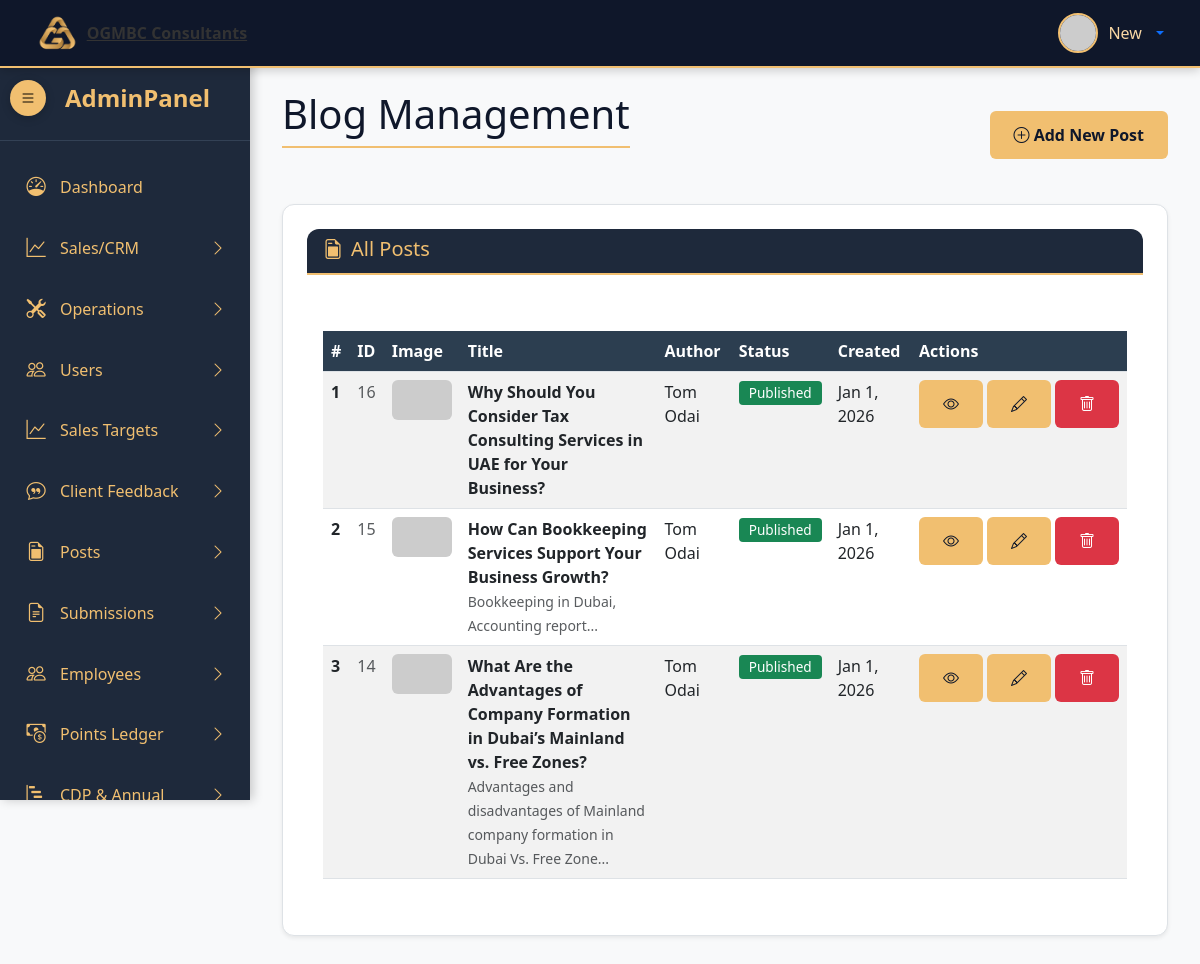
/admin/posts.php (signed in), run on the app's committed database.
### tables this page shows
CREATE TABLE `posts` (
  `post_id` int NOT NULL,
  `post_title` varchar(255) NOT NULL,
  `post_slug` varchar(255) NOT NULL,
  `post_content` text NOT NULL,
  `post_excerpt` text,
  `post_author` int NOT NULL,
  `post_status` enum('published','draft') DEFAULT 'draft',
  `post_image` varchar(255) DEFAULT NULL,
  `meta_title` varchar(255) DEFAULT NULL,
  `meta_description` varchar(255) DEFAULT NULL,
  `meta_keywords` varchar(255) DEFAULT NULL,
  `created_at` datetime DEFAULT CURRENT_TIMESTAMP,
  `updated_at` datetime DEFAULT CURRENT_TIMESTAMP ON UPDATE CURRENT_TIMESTAMP
);

CREATE TABLE `users` (
  `user_id` int NOT NULL,
  `first_name` varchar(50) NOT NULL,
  `last_name` varchar(50) NOT NULL,
  `user_image` varchar(50) NOT NULL,
  `user_role` varchar(20) NOT NULL DEFAULT 'subscriber',
  `role_id` int DEFAULT NULL,
  `type_id` int DEFAULT NULL,
  `user_status` varchar(20) NOT NULL DEFAULT 'active',
  `username` varchar(50) NOT NULL,
  `user_email` varchar(100) NOT NULL,
  `password` varchar(255) NOT NULL,
  `created_at` datetime DEFAULT CURRENT_TIMESTAMP
);

### admin/includes/view_all_posts.php (the view, shortened to what this page needs)
<?php
$sql = "SELECT p.*, u.first_name, u.last_name
        FROM posts p
        LEFT JOIN users u ON p.post_author = u.user_id
        ORDER BY p.created_at DESC";
$result = $connection->query($sql);
?>
<div class="main-content" id="mainContent">
    <div class="container-fluid">
        <div class="d-flex justify-content-between align-items-center mb-4">
            <h1 class="page-title">Blog Management</h1>
            <a href="posts.php?source=add_post" class="btn btn-primary">
                <i class="bi bi-plus-circle"></i> Add New Post
            </a>
        </div>
        <div class="card shadow-sm">
            <div class="card-header">
                <h5 class="mb-0"><i class="bi bi-file-earmark-post me-2"></i>All Posts</h5>
            </div>
            <div class="card-body">
                <div class="table-responsive">
                    <table class="table table-hover table-striped" id="postsTable">
                        <thead>
                            <tr class="table-dark">
                                <th>#</th>
                                <th>ID</th>
                                <th>Image</th>
                                <th>Title</th>
                                <th>Author</th>
                                <th>Status</th>
                                <th>Created</th>
                                <th>Actions</th>
                            </tr>
                        </thead>
                        <tbody>
                            <?php if ($result->num_rows > 0): ?>
                                <?php $serial = 1; while ($post = $result->fetch_assoc()): ?>
                                    <tr>
                                        <td class="fw-bold"><?php echo $serial++; ?></td>
                                        <td class="text-muted"><?php echo $post['post_id']; ?></td>
                                        <td>
                                            <?php
                                            $image_url = (!empty($post['post_image']) && file_exists("../uploads/posts/" . $post['post_image']))
                                                ? "../uploads/posts/" . $post['post_image']
                                                : "https://via.placeholder.com/60x40/f1bf70/0f172a?text=Post";
                                            ?>
                                            <img src="<?php echo $image_url; ?>" class="rounded" width="60" height="40">
                                        </td>
                                        <td>
                                            <strong><?php echo htmlspecialchars($post['post_title']); ?></strong>
                                            <?php if (!empty($post['post_excerpt'])): ?>
                                                <br><small class="text-muted">
                                                    <?php echo htmlspecialchars(substr($post['post_excerpt'], 0, 100)); ?>...
                                                </small>
                                            <?php endif; ?>
                                        </td>
                                        <td><?php echo htmlspecialchars($post['first_name'] . ' ' . $post['last_name']); ?></td>
                                        <td>
                                            <span class="badge bg-<?php echo ($post['post_status'] == 'published') ? 'success' : 'secondary'; ?>">
                                                <?php echo ucfirst($post['post_status']); ?>
                                            </span>
                                        </td>
                                        <td><?php echo date('M j, Y', strtotime($post['created_at'])); ?></td>
                                        <td>
                                            <div class="d-flex gap-1">
                                                <a href="../post_detail.php?slug=<?php echo urlencode($post['post_slug']); ?>"
                                                   class="btn btn-sm btn-info flex-fill" target="_blank" title="View">
                                                    <i class="bi bi-eye"></i>
                                                </a>
                                                <a href="posts.php?source=edit_post&id=<?php echo $post['post_id']; ?>"
                                                   class="btn btn-sm btn-warning flex-fill" title="Edit">
                                                    <i class="bi bi-pencil"></i>
                                                </a>
                                                <a href="posts.php?source=delete_post&id=<?php echo $post['post_id']; ?>"
                                                   class="btn btn-sm btn-danger flex-fill" title="Delete">
                                                    <i class="bi bi-trash"></i>
                                                </a>
                                            </div>
                                        </td>
                                    </tr>
                                <?php endwhile; ?>
                            <?php endif; ?>
                        </tbody>
                    </table>
                </div>
            </div>
        </div>
    </div>
</div>

### admin/resources/style.css (style rules this page uses)
:root { --dark-blue: #0f172a; --medium-blue: #1e293b; --light-blue: #334155; --gold: #f1bf70; --light-gold: #f8d7a4; --text: #333333; --muted: #666666; --light-bg: #f8f9fa; --border: #dee2e6; }
body { background-color: #f8f9fa; color: #333; font-family: 'Segoe UI', Tahoma, Geneva, Verdana, sans-serif; overflow-x: hidden; margin: 0; padding: 0; }
.main-content { margin-left: 250px; padding: 20px; transition: all 0.3s ease; padding-top: 90px; min-height: 100vh; }
.card { border: none; border-radius: 12px; box-shadow: 0 4px 15px rgba(0, 0, 0, 0.08); transition: transform 0.2s; background: white; border: 1px solid var(--border); padding: 1.5rem; }
.card-header { background-color: var(--medium-blue); color: var(--gold); border-bottom: 2px solid var(--gold); font-weight: 600; font-size: 1.25rem; margin-bottom: 1.5rem; padding-bottom: 0.75rem; }
.page-title { color: var(--dark-blue); margin-bottom: 2rem; padding-bottom: 0.5rem; border-bottom: 2px solid var(--gold); }
.btn { padding: 0.75rem 1.5rem; background: var(--gold); color: var(--dark-blue); border: none; border-radius: 6px; font-size: 1rem; font-weight: 600; cursor: pointer; transition: all 0.3s; }
table { width: 100%; border-collapse: collapse; margin-top: 1rem; }
th, td { padding: 0.75rem 1rem; text-align: left; border-bottom: 1px solid var(--border); }
th { background-color: var(--light-bg); color: var(--dark-blue); font-weight: 600; }
.btn-danger { background-color: #dc2626; color: white; }
.badge { font-size: 0.85rem; padding: 0.35rem 0.65rem; border-radius: 6px; }
.card-header { border-radius: 12px 12px 0 0 !important; }
.badge { padding: 5px 10px; border-radius: 4px; font-size: 0.85rem; font-weight: 500; }
.btn-danger { background: #dc3545; color: white; border: none; }
.table-responsive { overflow-x: auto; }

### admin/includes/view_all_posts.php (style rules this page uses)
.table th { font-weight: 600; background-color: #2c3e50 !important; color: white; }
.table-dark { --bs-table-bg: #2c3e50; --bs-table-color: white; }
.d-flex.gap-1 { gap: 0.25rem !important; }
.flex-fill { flex: 1 1 auto; }

### data on the page
posts: post_id "16", post_title "Why Should You Consider Tax Consulting Services in UAE for Your Business?", post_author.last_name "Tom Odai", post_status "Published", created_at "Jan 1, 2026"
posts: post_id "15", post_title "How Can Bookkeeping Services Support Your Business Growth?", post_excerpt "Bookkeeping in Dubai, Accounting report", post_author.last_name "Tom Odai", post_status "Published", created_at "Jan 1, 2026"
posts: post_id "14", post_title "What Are the Advantages of Company Formation in Dubai’s Mainland vs. Free Zones?", post_excerpt "Advantages and disadvantages of Mainland company formation in Dubai Vs. Free Zone", post_author.last_name "Tom Odai", post_status "Published", created_at "Jan 1, 2026"

### other printed values
$_SESSION['username'] "New"
